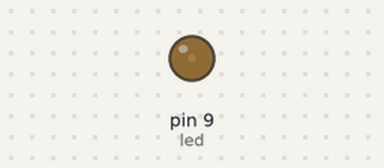
Simulated run of this sketch. Board: Arduino Uno, built with avr-gcc and run on an emulated ATmega328P. Shown: output pins drawn as LEDs (lit = HIGH).

Above: at 0.05 s.
At 0.25 s:
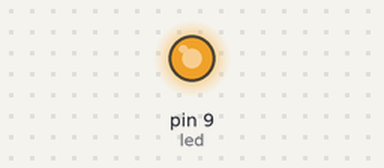
At 0.45 s:
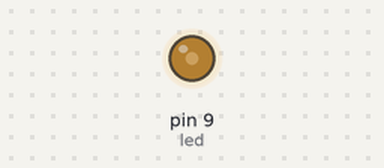
Timing chart, 0 to 3.0 s (numbered marks = the images above):
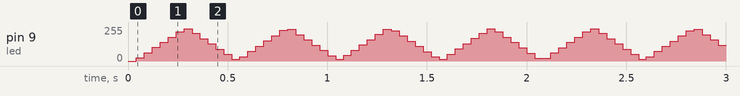

The sketch:

3_1.ino
```cpp
int led=9;
int cycle=500;

void setup() {
  Serial.begin(9600);
  pinMode(led,OUTPUT);
}


void loop() {

  for(int bright=0; bright<=cycle; bright++){
  digitalWrite(led,HIGH);
  delayMicroseconds(bright);

  digitalWrite(led,LOW);
  delayMicroseconds(cycle-bright);

  }

  for(int bright=cycle; bright>=0; bright--){
  digitalWrite(led,HIGH);
  delayMicroseconds(bright);

  digitalWrite(led,LOW);
  delayMicroseconds(cycle-bright);

  }


}
```
